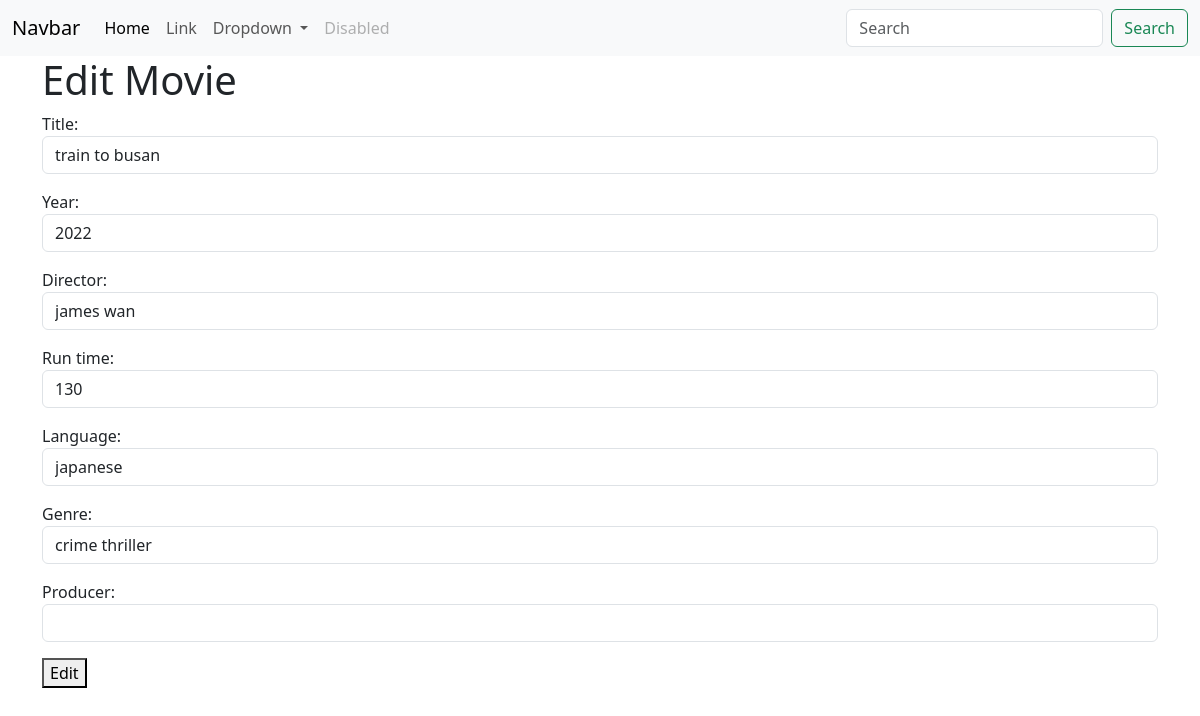
The app's page /movies/4/change/ with its own data.
### myapp/models.py (models this page shows, shortened)
class Movies(models.Model):
    title=models.CharField(max_length=200)
    year=models.CharField(max_length=200)
    director=models.CharField(max_length=200)
    run_time=models.PositiveIntegerField()
    language=models.CharField(max_length=200)
    genre=models.CharField(max_length=200)
    producer=models.CharField(max_length=200,null=True)

### myapp/views.py (the view, shortened to what this page needs)
# urls.py: path("movies/<int:pk>/change/",views.MovieUpdateView.as_view(),name="movie-update"),
class MovieUpdateView(View):
    def get(self,request,*args,**kwargs):
        id=kwargs.get("pk")
        movie_object=Movies.objects.get(id=id)
        form_instance=MovieModelForm(instance=movie_object)
        return render(request,"movie_edit.html",{"form":form_instance})

### myapp/forms.py
class MovieModelForm(forms.ModelForm):
    class Meta:
        model=Movies
        exclude=("id",)
        widgets={
            "title":forms.TextInput(attrs={"class":"form-control "}),
            "year":forms.TextInput(attrs={"class":"form-control "}),
            "director":forms.TextInput(attrs={"class":"form-control "}),
            "run_time":forms.NumberInput(attrs={"class":"form-control "}),
            "language":forms.TextInput(attrs={"class":"form-control "}),
            "genre":forms.TextInput(attrs={"class":"form-control "}),
            "producer":forms.TextInput(attrs={"class":"form-control"}),
        }

### myapp/templates/movie_edit.html (shortened to what this page needs)
{%extends 'base.html'%}
{%block main_block%}
<div class="container">
    <form action="" method="post">
        <h1>Edit Movie</h1>
        {{form.as_p}}
        <button type="submit">Edit</button>
    </form>
</div>
{%endblock%}

### records on screen
Movies: title "train to busan", year "2022", director "james wan", run_time "130", language "japanese", genre "crime thriller"
